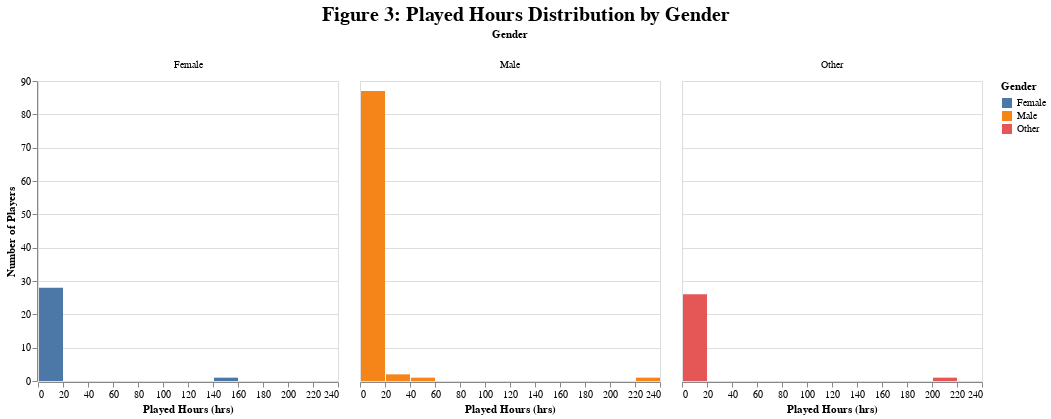

Here is the notebook cell this chart was saved with:
### Code cell
#Gender Chart
chart_gen = (
    alt.Chart(player_training)
    .mark_bar()
    .encode(
        x=alt.X('played_hours:Q', bin=alt.Bin(maxbins=20), title='Played Hours (hrs)'),
        y=alt.Y('count()', title='Number of Players'),
        color=alt.Color('gender:N', title='Gender')
    )
    .facet(
        column=alt.Column('gender:N', title='Gender')
    )
    .resolve_scale(color='shared')
    .properties(
        title=alt.TitleParams(
            text='Figure 3: Played Hours Distribution by Gender',
            fontSize=20,
            fontWeight='bold',
            anchor='middle'
        )
    )
)

chart_gen

### Figure 1 — Vega-Lite specification as saved in the notebook (floating-point values rounded to 4 significant figures; data arrays with more than 128 entries replaced by an {"elided": "..."} marker saying what was removed)
{"config": {"view": {"continuousWidth": 300, "continuousHeight": 300}}, "data": {"name": "data-48f92a76c34b898d99b1651de141db41"}, "facet": {"column": {"field": "gender", "title": "Gender", "type": "nominal"}}, "spec": {"mark": {"type": "bar"}, "encoding": {"color": {"field": "gender", "title": "Gender", "type": "nominal"}, "x": {"bin": {"maxbins": 20}, "field": "played_hours", "title": "Played Hours (hrs)", "type": "quantitative"}, "y": {"aggregate": "count", "title": "Number of Players", "type": "quantitative"}}}, "resolve": {"scale": {"color": "shared"}}, "title": {"text": "Figure 3: Played Hours Distribution by Gender", "anchor": "middle", "fontSize": 20, "fontWeight": "bold"}, "$schema": "https://vega.github.io/schema/vega-lite/v5.20.1.json", "datasets": {"data-48f92a76c34b898d99b1651de141db41": {"elided": "147 records"}}}
